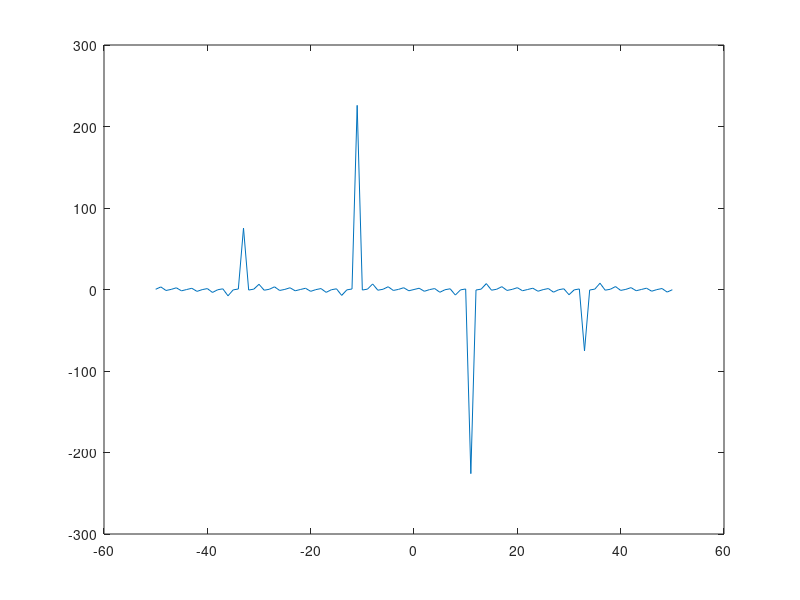

This figure's MATLAB source:
%Octave Scrpt
% Title         :Funciones trscendentes
% Author        :Maria Guadalupe Martinez Santiago  
%Date           :202123638
%Version        :1
%Usage          :octave>/phat/Funcion15
%Notes          :Requiere aplicacion de octave para la ejecucion y graficacion 

disp('INYECTIVA')
%Dominio de funcion
x=-50:1:50;
%Funcion
fx=tan(x);
%Plotear funcion
plot(x,fx);